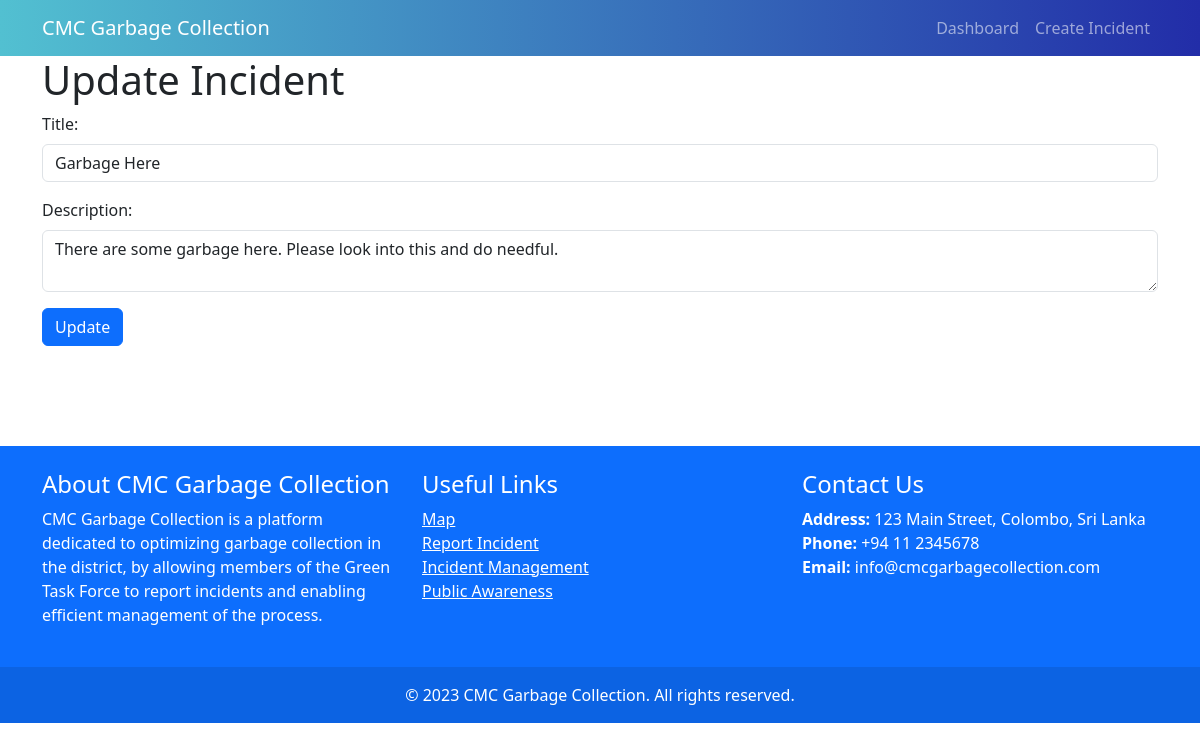
Page /update_incident.php?id=677259 (signed in) on the committed database.
### tables this page shows
CREATE TABLE `incidents` (
  `id` int(11) NOT NULL,
  `title` varchar(255) NOT NULL,
  `description` text NOT NULL,
  `impact` text NOT NULL,
  `latitude` decimal(10,8) NOT NULL,
  `longitude` decimal(11,8) NOT NULL,
  `photo_path` varchar(255) DEFAULT NULL,
  `created_at` timestamp NOT NULL DEFAULT current_timestamp(),
  `updated_at` timestamp NOT NULL DEFAULT current_timestamp() ON UPDATE current_timestamp(),
  `importance` varchar(255) NOT NULL,
  `uid` varchar(255) NOT NULL,
  `status` varchar(255) DEFAULT NULL
);

### update_incident.php (the view, shortened to what this page needs)
<?php
include 'db_connection.php';
$id = $_GET['id'];
$sql = "SELECT * FROM incidents WHERE id = ?";
$stmt = $conn->prepare($sql);
$stmt->bind_param("i", $id);
$stmt->execute();
$result = $stmt->get_result();
$incident = $result->fetch_assoc();
?>
<!DOCTYPE html>
<html lang="en">
<head>
<head>
    <link href="css/login.css" rel="stylesheet">
    <link href="https://cdn.jsdelivr.net/npm/bootstrap@5.3.0-alpha3/dist/css/bootstrap.min.css" rel="stylesheet">
</head>
</head>
<body>
<nav class="navbar navbar-expand-lg navbar-dark" style="background-image: linear-gradient(to right, #52c0d1, #222da8);">
  <div class="container">
    <a class="navbar-brand" href="#">CMC Garbage Collection</a>
    <div class="collapse navbar-collapse" id="navbarNav">
      <ul class="navbar-nav ms-auto">
        <li class="nav-item">
          <a class="nav-link" href="dashboard.php">Dashboard</a>
        </li>
        <li class="nav-item">
          <a class="nav-link" href="incident.php">Create Incident</a>
        </li>
      </ul>
    </div>
  </div>
</nav>
   <div class="container">
   <h1>Update Incident</h1>
    <form method="post" action="update_incident.php?id=<?php echo $id; ?>">
    <div class="mb-3">
        <label for="title" class="form-label">Title:</label>
        <input type="text" name="title" id="title" value="<?php echo $incident['title']; ?>" class="form-control">
    </div>
    <div class="mb-3">
        <label for="description" class="form-label">Description:</label>
        <textarea name="description" id="description" class="form-control"><?php echo $incident['description']; ?></textarea>
    </div>
    <button type="submit" class="btn btn-primary">Update</button>
</form>
   </div>
</body>
<footer class="bg-primary text-white" id = "footer">
  <div class="container py-4">
    <div class="row">
      <div class="col-md-4">
        <h4>About CMC Garbage Collection</h4>
        <p>
          CMC Garbage Collection is a platform dedicated to optimizing garbage collection in the district, by allowing members of the Green Task Force to report incidents and enabling efficient management of the process.
        </p>
      </div>
      <div class="col-md-4">
        <h4>Useful Links</h4>
        <ul class="list-unstyled">
          <li><a href="#" class="text-white">Map</a></li>
          <li><a href="#" class="text-white">Report Incident</a></li>
          <li><a href="#" class="text-white">Incident Management</a></li>
          <li><a href="#" class="text-white">Public Awareness</a></li>
        </ul>
      </div>
      <div class="col-md-4">
        <h4>Contact Us</h4>
        <p>
          <strong>Address:</strong> 123 Main Street, Colombo, Sri Lanka<br>
          <strong>Phone:</strong> +94 11 2345678<br>
          <strong>Email:</strong> info@cmcgarbagecollection.com
        </p>
      </div>
    </div>
  </div>
  <div class="text-center py-3" style="background-color: rgba(0, 0, 0, 0.1);">
    <p class="mb-0">&copy; 2023 CMC Garbage Collection. All rights reserved.</p>
  </div>
</footer>
</html>

### css/login.css (style rules this page uses)
#footer { margin-top: 100px; }

### rows in the picture
incidents: title "Garbage Here", description "There are some garbage here. Please look into this and do needful."
